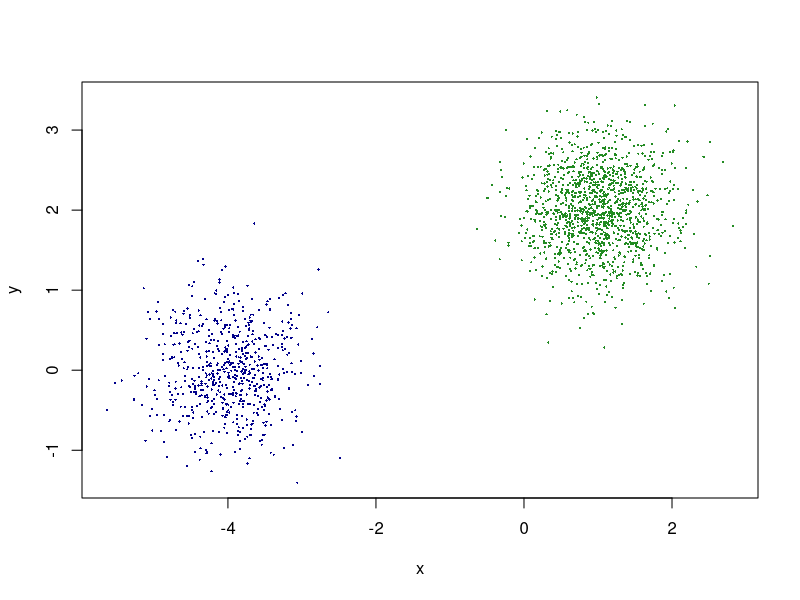
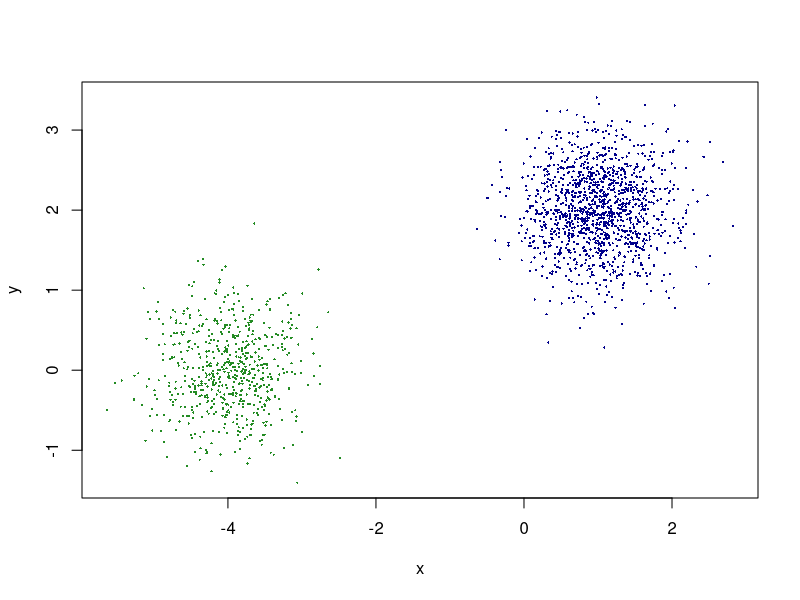
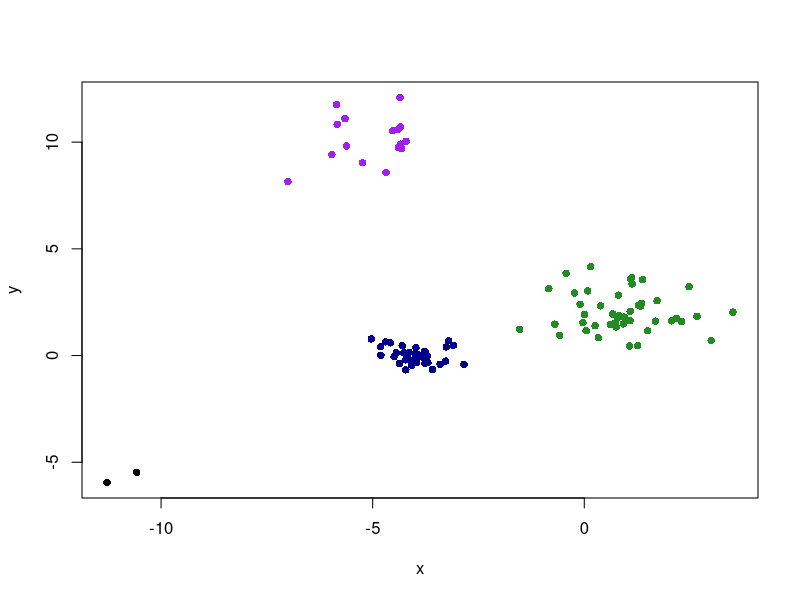

These charts were generated, in order, by the following R code: (Note: this script raises an error after producing the figures.)
## setwd('/Users/juhaanttiisojarvi/Documents/jussi/opiskelu/unsupervised machine learning/git/uml/ex3Jussi')



## Exercise set 1



## Exercise 1
rGauss <- function(mean, var, theta, n){
	data <- cbind(rnorm(n),rnorm(n))
	R <- matrix(c(cos(theta), sin(theta), -sin(theta), cos(theta)),2,2) # Rotation matrix
	D <- matrix(c(var[1],0,0,var[2]),2,2)# Dilation matrix
	A <- D%*%R # First dilate, then rotate
	data <- apply(data, 1, "%*%", A)
	data <- data + mean
	data <- data.frame(data[1,],data[2,])
	data
}

# draw 2000 samples from a 2-dim. mixture of gaussians:
n <- 2000
mean1 <- c(1,2)
var1 <- c(0.5,0.5)
mean2 <-  c(-4,0)
var2 <- c(0.5,0.5)

prior <- c(0.7, 0.3)
n1 <- sum(rbinom(n, size = 1, prob = prior[1]))
n2 <- (n-n1)

data1 <- rGauss(mean1, var1, 0, n1)
data2 <- rGauss(mean2, var2, 0, n2)
data <- rbind(data1, data2)

xlim <- c(min(data[1]), max(data[1]))
ylim <- c(min(data[2]), max(data[2]))

plot(data1, cex = 0.3, pch = 16, col = 'forestgreen', xlim = xlim, ylim = ylim, xlab = 'x', ylab = 'y')
points(data2, cex = 0.3, pch = 16, col = 'darkblue')




# Exercise 2
invRoot <- function(x){
	eig <- eigen(x)
	y <- eig$vectors %*% diag(1/sqrt(eig$values)) %*% t(eig$vectors)
	return(y)
}

symOrtogProj <- function(x){
	invRoot(x%*%t(x))%*%x
}

# generates a random covariance matrix
createRCov <- function(ndim = 2){
	lambda <- diag(rexp(ndim,0.5))
	C <- matrix(rnorm(ndim^2, 0, 1), c(ndim,ndim))
	C <- symOrtogProj(C)
	C %*% lambda %*% t(C)
}

# generates a list of random covariance matrices
createRListCov <- function(nclust = 2, ndim = 2){
	C <- vector('list', nclust)
	for(iii in 1 : nclust){
		C[[iii]] <- createRCov(ndim)
	}
	C
}

# generates a list of random mean vectors
createRListMean <- function(nclust = 2, ndim = 2){
	mu <- vector('list', nclust)
	for(iii in 1:nclust){
		mu[iii] <- list(runif(ndim, -10,10))
	}
	mu
}

# generates a list of prior probabilities for the clusters
createRListPie <- function(nclust){
	pie <- c(sort(runif(nclust - 1)), 1)
	apu <- pie
	for(iii in 2:nclust){
		pie[iii] <- apu[iii] - apu[iii - 1]
	}
	pie
}

# the posterior probabilities of the cluster indexes of the points
pr <- function(x,C,mu,pie){
	abs(det(C))^(-1/2) * exp(-1/2 * t(as.matrix(x-mu)) %*% solve(C) %*% (as.matrix(x-mu))) * pie
}

# This one is for the apply in function qt
multWT <- function(x){
	as.matrix(x) %*% t(as.matrix(x))
}

# computes a list containing q_t_c for all t for each c
qt <- function(data,C,mu,pie){
	qt <- vector('list', nclust)
	for(iii in 1:nclust){
		qt[[iii]] <- apply(data, 1, pr, C = C[[iii]], mu = mu[[iii]], pie = pie[[iii]])
	}
	qt
}

# normalizes the qt:
qtstar <- function(data,C,mu,pie){
	qtstar <- vector('list', nclust)
	p <- qt(data,C,mu,pie)
	for(iii in 1:nclust){
		qtstar[[iii]] <- p[[iii]] * 1/Reduce('+', p)
	}
	qtstar
}

# The EM algorithm starts here
EM <- function(data, nclust, C, mu, pie){
	ndim <- length(data)
	
	qts <- NA
	
	condition <- T
	while(condition){
		# parameters at beginnning of iteration (for stop criterion of loop):
		muBfr <- mu
		CBfr <- C
		pieBfr <- pie
		
		qts <- qtstar(data,C,mu,pie)
		
		# mu:
		for(j in 1:nclust){
			mu[[j]] <- 1/sum(qts[[j]]) * colSums(qts[[j]] * data)
		}
		
		# C:
		for(j in 1:nclust){
			C[[j]] <- 1/sum(qts[[j]]) * matrix(colSums(qts[[j]] * t(apply(t(apply(data,1,'-', mu[[j]])), 1, multWT))), c(2,2))
		}
		
		# pie:
		for(j in 1:nclust){
			pie[[j]] <- 1/n * sum(qts[[j]])
		}
	    
	    # stop condition change of estimated parameters sufficiently small
	    condition <- sqrt(sum(c(unlist(CBfr), unlist(muBfr), unlist(pieBfr)) - c(unlist(C), unlist(mu), unlist(pie)))^2) > 0.1
	}
	
	# return
	ret <- list("qts" = qts, 'mu' = mu, 'C' = C, "pie" = pie)
	ret
}




# Exercise 3
nclust = 2
C <- list(diag(rep(1,length(data))))
C <- rep(C,nclust)
mu <- createRListMean(nclust, length(data))
pie <- rep(1/nclust, nclust)

# do EM and plot clusters:
em <- EM(data, nclust, C, mu , pie)
cindex <- apply(Reduce(cbind, em$qts), 1 , which.max)
plot(data[cindex == 1,], cex = 0.3, pch = 16, col = 'forestgreen', xlim = xlim, ylim = ylim, xlab = 'x', ylab = 'y')
points(data[cindex == 2,], cex = 0.3, pch = 16, col = 'darkblue')


# Exercise 4

# draw 100 samples from gaussian mixture with 4 clusters:
n <- 100
nclust = 4

mean1 <- c(1,2)
var1 <- c(1,1)
mean2 <-  c(-4,0)
var2 <- c(0.5,0.5)
mean3 <- c(-5,10)
var3 <- c(1,1)
mean4 <- c(-10,-5)
var4 <- c(1,1)

prior <- c(0.25, 0.5, 0.1, 0.4)

ni <- rbinom(n, size = 3, prob = prior[1:nclust-1])
n1 <- sum(ni == 0)
n2 <- sum(ni == 1)
n3 <- sum(ni == 2)
n4 <- sum(ni == 3)

data1 <- rGauss(mean1, var1, 0, n1)
data2 <- rGauss(mean2, var2, 0, n2)
data3 <- rGauss(mean3, var3, 0, n3)
data4 <- rGauss(mean4, var4, 0, n4)
data <- rbind(data1, data2, data3, data4)

# plot result:
xlim <- c(min(data[1]), max(data[1]))
ylim <- c(min(data[2]), max(data[2]))
plot(data1, pch = 16, col = 'forestgreen', xlim = xlim, ylim = ylim, xlab = 'x', ylab = 'y')
points(data2, pch = 16, col = 'darkblue')
points(data3, pch = 16, col = 'purple')
points(data4, pch = 16)

# Do EM with 4 clusters and plot clusters with 5 different initial points:

em <- vector('list', 5)
cindex <- vector('list', 5)
for(k in 1:5){
	C <- createRListCov(nclust, length(data))
	mu <- createRListMean(nclust, length(data))
	pie <- createRListPie(nclust)
	em[[k]] <- EM(data, nclust, C, mu, pie)
	cindex[[k]] <- apply(Reduce(cbind, em[[k]]$qts), 1 , which.max)
}
cindex <- apply(Reduce(cbind, em$qts), 1 , which.max)


plot(data[cindex == 1,], pch = 16, col = 'forestgreen', xlim = xlim, ylim = ylim, xlab = 'x', ylab = 'y')
points(data[cindex == 2,],  pch = 16, col = 'darkblue')
points(data[cindex == 3,],  pch = 16, col = 'purple')
points(data[cindex == 4,],  pch = 16)

